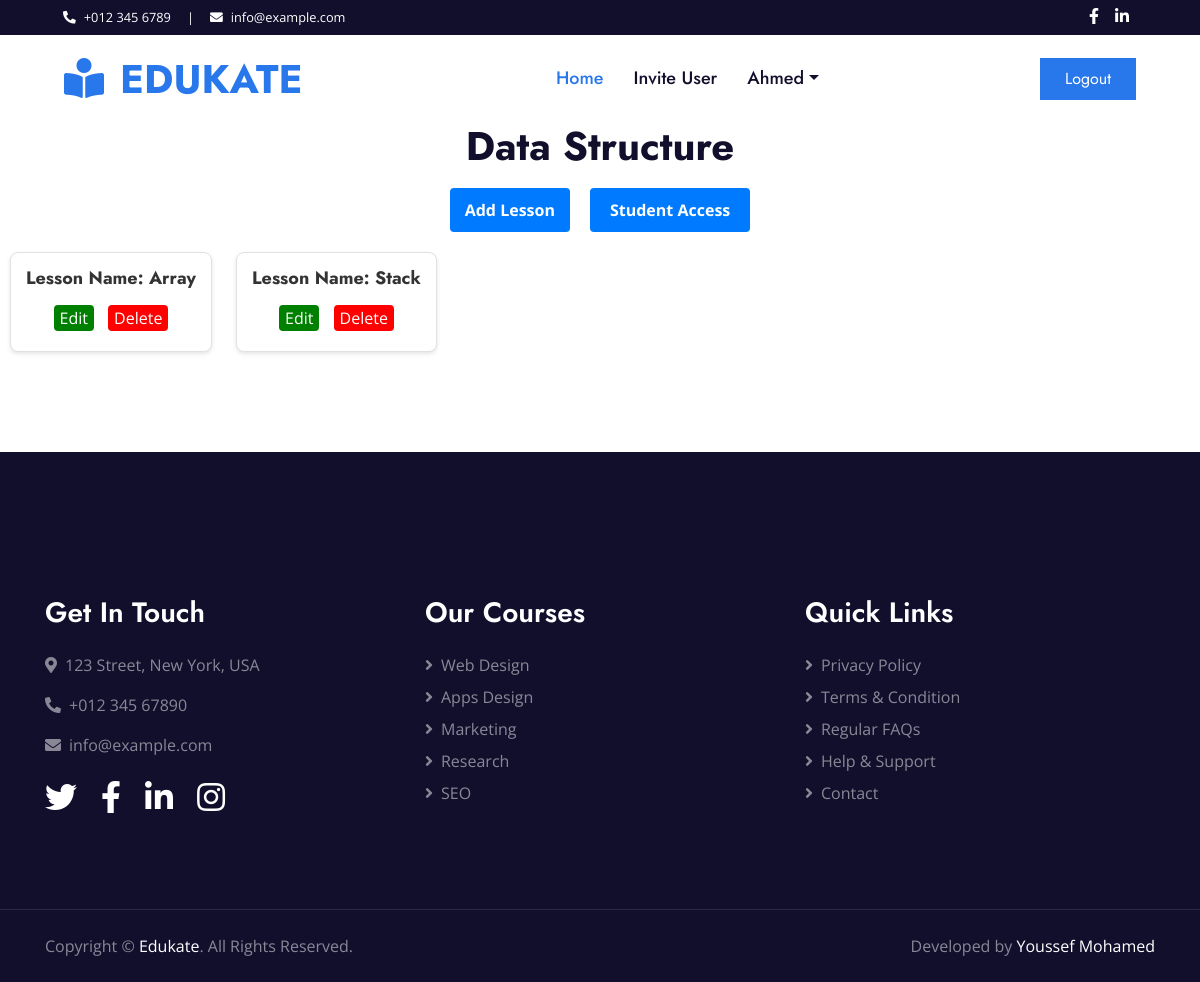
The app's page /instructor/new-lesson/13 (signed in), older data.
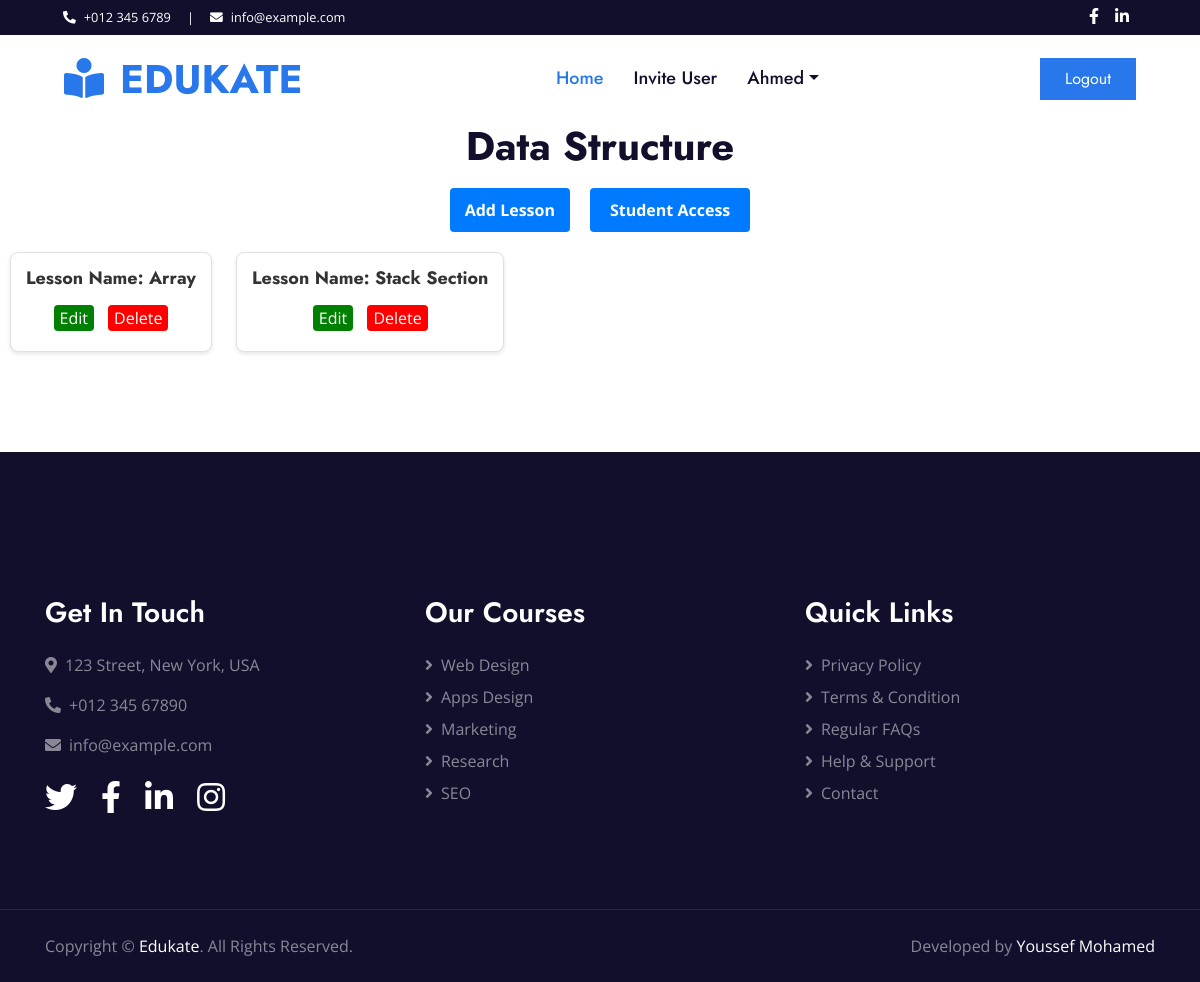
The same page, newer data.
### instructor/models.py (models this page shows, shortened)
class Lesson(models.Model):
    course = models.ForeignKey(Course, on_delete=models.CASCADE)
    name = models.CharField(max_length=50)
    content = models.TextField(max_length=1000)
    students = models.ManyToManyField(Student, through="StudentCourseAccess")

### instructor/views/lesson_views.py (the view, shortened to what this page needs)
# urls.py: path('new-lesson/<int:id>', upload_lesson, name='upload_lesson'),
@login_required
@user_passes_test(lambda user: user.is_staff and not user.is_superuser and Instructor.objects.filter(staffuser=user).exists())
def upload_lesson(request, id):
    form = LessonForm()
    current_instructor = Instructor.objects.get(staffuser = request.user)
    students = Student.objects.filter(invited_by = current_instructor)
    student_ids = students.values_list('id', flat=True)
    course = Course.objects.get(id=id)
    lesson = Lesson.objects.filter(course = course)
    return render(request , 'lessons.html', {'form':form, 'course':course, 'lessons':lesson, 'students':students})

### templates/lessons.html (shortened to what this page needs)
{% extends 'base/base.html'%}
{% load static %}
{% block content%}
</head>
<body>
    <h1>{{course.courseName}}</h1>
    <div class="button-container">
        <button id="addLessonBtn">Add Lesson</button>
        <button id="accessCourseBtn">Student Access</button>
    </div>
    {% for lesson in lessons %}
    <div class="lesson-container">
        <a href="{% url 'upload_section' lesson.id %}"><h1 class="lesson-title">Lesson Name: {{ lesson.name }}</h1></a>
        <a href="{% url 'edit' lesson.id %}"><button class="editLessonBtn" data-lesson-id="{{ lesson.id }}">Edit</button></a>
        <a href="{% url 'delete' lesson.id %}"><button id="red-button">Delete</button></a>
    </div>
    {% endfor %}
</body>
</html>
{% endblock %}

Row changes from the older to the newer data that the page shows:
changed Lesson: name "Stack" → "Stack Section"
